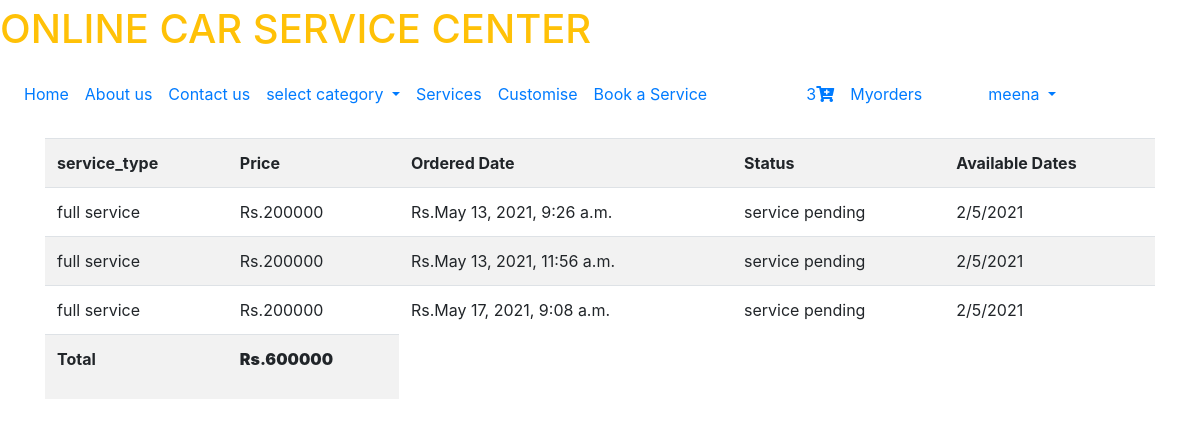
Page /myorders/ (signed in) on the committed database.
### service/models.py (models this page shows)
class User(AbstractUser):
	t = (
		(1,'owner'),
		(2,'customer'),
		(3,'Anonymous'),
		)
	role = models.IntegerField(default=3,choices=t)
	g=[('M',"Male"),('F','Female')]
	age=models.IntegerField(default=10)
	impf=models.ImageField(upload_to='Profiles/',default="Note.jpg")
	gender=models.CharField(max_length=10,choices=g)
	first_name=models.CharField(max_length=100)
	last_name=models.CharField(max_length=100)
	phone_no=models.IntegerField(null=True)
	car_regno=models.CharField(max_length=20)
	address=models.CharField(max_length=200)

class Myorders(models.Model):
	service_type=models.CharField(max_length=30)
	price=models.IntegerField()
	is_status=models.IntegerField(default=1)
	date=models.DateTimeField(auto_now_add='True',null=True)
	user=models.ForeignKey(User,on_delete=models.CASCADE,null=True)

### service/views.py (the view)
# urls.py: path('myorders/',views.myorders,name="myorders"),
def myorders(request):
	my=Myorders.objects.filter(user_id=request.user.id)
	d=CarCategory.objects.all()
	sum=0
	count=0
	for i in my:
		count=count+1
		sum=sum+i.price
	return render(request,'services/myorders.html',{'sum':sum,'count':count,'my':my})

### service/templates/services/myorders.html
{% extends 'services/base.html' %}
{% block content %}
{% load static %}
<div class="row mt-3">
    <div class="container">
    <div class="">
     <table class="table table-striped">
      <tr>
      <th>service_type</th>
      <th>Price</th>
      <th>Ordered Date</th>
      <th>Status</th>
      <th>Available Dates</th>
      </tr>
      {% for i in my %}
      <tr>
         <td>{{i.service_type}}</td>
         <td><span class="price">Rs.{{i.price}}</span></td>
         <td><span class="price">Rs.{{i.date}}</span></td>
         {% if i.is_status == 1 %}
         <td>service pending</td>
         {% else %}
         <td>service provided</td>
         {% endif %}
         {% if i.is_status == 1 %}
         <td>2/5/2021</td>
         {% else %}
         <td>1/2/2021</td>
         {% endif %}
       </tr>
       {% endfor %}
       <tr>
        <th>Total</th>
        <th><p><b>Rs.{{sum}}</b></p></th>
       </tr>
     </table>
</div>
</div>
  </div>
{% endblock %}

### service/templates/services/navbar.html (shortened to what this page needs)
{% load static %}
 <a class="navbar-brand" href="#">
    <h1 class="text-warning">ONLINE CAR SERVICE CENTER</h1>
  </a>
<nav class="navbar navbar-expand-sm bg-white navbar-white">
  <div class="collapse navbar-collapse" id="collapsibleNavbar">
    <ul class="navbar-nav">
      {% if not user.is_authenticated %}
      <li class="nav-item">
        <a class="nav-link" href="{% url 'home' %}">Home</a>
      </li>
      <li class="nav-item">
        <a class="nav-link" href="{% url 'ab' %}">About us</a>
      </li>
      </li>
      <li class="nav-item">
        <a class="nav-link" href="{% url 'cn' %}">Contact us</a>
      </li>
      <li class="nav-item">
        <a class="nav-link" href="#">Services</a>
      </li>
        <li class="nav-item">
          <a class="nav-link" href="{% url 'lg' %}">Book a Service</a>
        </li>
       {% elif user.role == 2 %}
      <li class="nav-item">
        <a class="nav-link" href="{% url 'home' %}">Home</a>
      </li>
      <li class="nav-item">
        <a class="nav-link" href="{% url 'ab' %}">About us</a>
      </li>
      <li class="nav-item">
        <a class="nav-link" href="{% url 'cn' %}">Contact us</a>
      </li>
      <li class="dropdown">
        <a type="button" class="nav-link dropdown-toggle" data-toggle="dropdown">select category
        </a>
      </li>
      <li class="nav-item">
        <a class="nav-link" href="#">Services</a>
      </li>
      <li class="nav-item">
        <a class="nav-link" href="{% url 'custom' %}">Customise</a>
      </li>
      <li class="nav-item">
        <a class="nav-link" href="{% url 'booking' %}">Book a Service</a>
      </li>
      {% else %}
      <li class="nav-item" style="margin-right: 80px">
        <a class="nav-link" href="#">Guest</a>
      </li>
      {% endif %}
    </ul>
    <ul class="navbar-nav ml-auto" style="margin-right:120px">
    {% if not user.is_authenticated %}
    <li class="nav-item">
      <a class="nav-link" href="{% url 'lg' %}">Login</a>
    </li>
    {% else %}
    <ul class="navbar-nav ml-auto" style="margin-right:50px">
      <li class="nav-item">
        <a class="nav-link" href="{% url 'cartdetails' %}">{{count}}<i class="fas fa-cart-plus"></i></a>
      </li>
      <li class="nav-item">
        <a class="nav-link" href="{% url 'myorders' %}">Myorders</a>
      </li>
    </ul>
        <li class="dropdown">
  <a type="button" class="nav-link dropdown-toggle" data-toggle="dropdown">
    {{user.username}}
  </a>
</li>
{% endif %}
  </div>
</nav>

### rows in the picture
User: username "meena"
Myorders: service_type "full service", price "200000", date "May 13, 2021, 9:26 a.m.", is_status "service pending"
Myorders: service_type "full service", price "200000", date "May 13, 2021, 11:56 a.m.", is_status "service pending"
Myorders: service_type "full service", price "200000", date "May 17, 2021, 9:08 a.m.", is_status "service pending"

### other values in the picture
{{ count }} "3"
{{ sum }} "600000"
